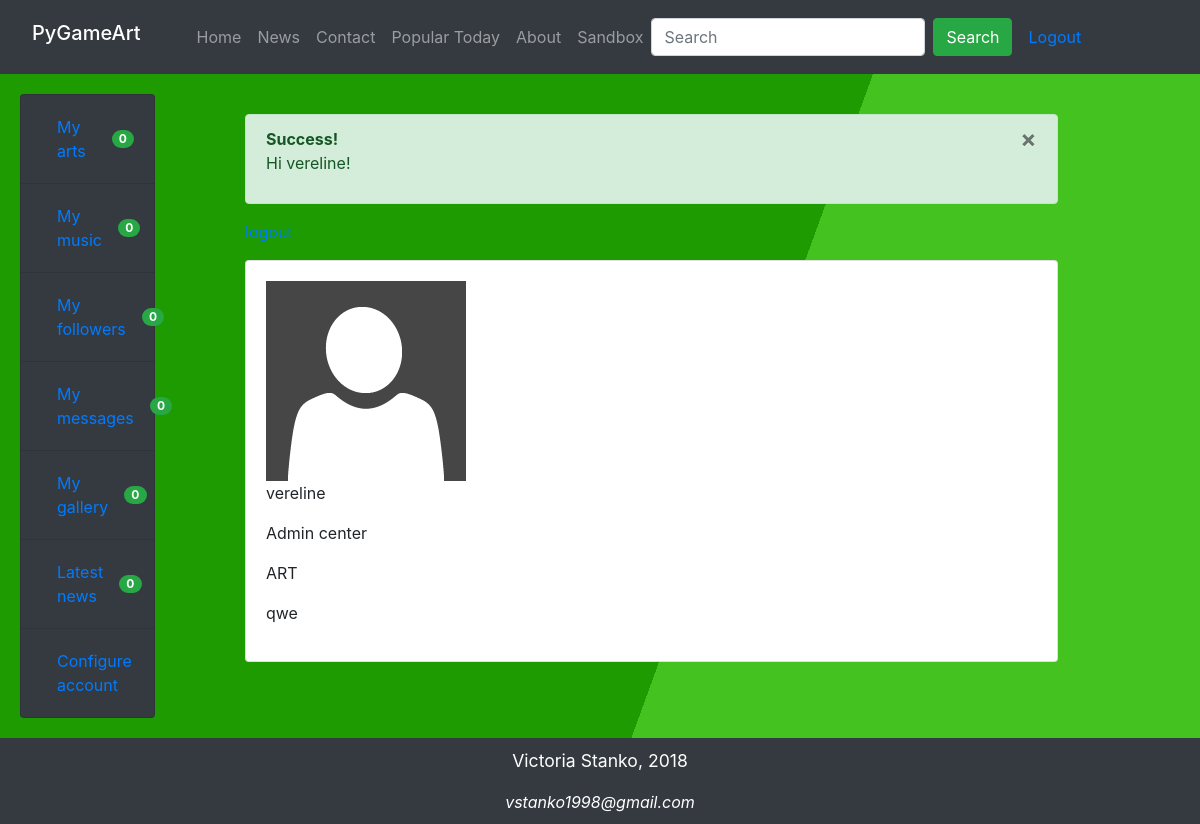
Screenshot of / (signed in) with the database file from the repository.
### accounts/models.py (models this page shows, shortened)
class ArtUser(models.Model):
    art = 'ART'
    music = 'MUS'
    video = 'VID'
    text = 'TXT'
    ART_DIRECTION = (
        (art, 'Art'),
        (music, 'Music'),
        (video, 'Video'),
        (text, 'Text'),
    )
    user_id = models.CharField(default="", max_length=255)
    location = models.CharField(max_length=255, default="", null=True)
    birth_date = models.DateField(null=True, blank=True)
    description = models.TextField()
    art_direction = models.CharField(max_length=255, choices=ART_DIRECTION, default=art)
    user_avatar = models.ImageField(upload_to=image_directory_path, storage=image_storage, null=True, blank=True)
    liked_arts = models.ManyToManyField(Art)
    relationships = models.ManyToManyField('self', through='Relationship',
                                           symmetrical=False,
                                           related_name='related_to')
    def get_user_info(self):
        return User.objects.get(id=int(self.user_id)).__dict__
    def get_username(self):
        return self.get_user_info()['username']

### accounts/views.py (the view)
# urls.py: 2. Add a URL to urlpatterns:  path('', views.home, name='home')
def home(request):
    if request.user.is_authenticated:
        pk = request.user.id
        art_user = get_object_or_404(ArtUser, user_id=pk)
        return render(request, 'home.html', {'art_user': art_user})
    else:
        return render(request, 'home.html')

### static/templates/home.html (shortened to what this page needs)
{% extends 'base.html' %}
{% load static %}
{% block content %}
{% if user.is_authenticated %}
  <div class="alert alert-success alert-dismissable fade show">
    <button type="button" class="close" data-dismiss="alert">&times;</button>
    <strong>Success!</strong> <p>Hi {{ user.username }}!</p>
  </div>
  <p><a href="{% url 'logout' %}">logout</a></p>
  <div class="card">
    <div class="card-body">
        {% if art_user.user_avatar %}
            <img src="{{ art_user.user_avatar.url }}" alt="User Image"/>
        {% else %}
            <img src="{% static 'user-default.png' %}" alt="User Image"/>
        {% endif %}
        <p>{{ art_user.get_username }}</p>
        <p>{{ art_user.location }}</p>
        <p>{{ art_user.art_direction }}</p>
        <p>{{ art_user.description }}</p>
    </div>
{% else %}
  <p>You are not logged in</p>
  <a class="btn btn-dark" href="{% url 'login' %}">login</a>
{% endif %}
{% endblock %}

### static/css/style.css (style rules this page uses)
body { background: linear-gradient(110deg, #1d9b01 60%, #43c220 60%) no-repeat fixed; }

### rows the page displays
ArtUser: get_username "vereline", location "Admin center", art_direction "ART", description "qwe"

### other values shown
{{ user.username }} "vereline"
